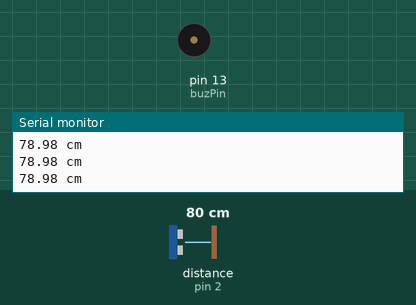
Simulated run of this sketch. Board: Arduino Uno, built with avr-gcc and run on an emulated ATmega328P. On the bench: buzzer (waves = sounding), the last lines printed to the serial monitor. Wiring (inferred from the names in the program): ultrasonic range finder: trigger pin 3; echo pin 2. The test bench sets the inputs (shaded band); at power-on: distance to the obstacle (sensor on pin 2) 80 cm. The echo pulse lasts 58.3 µs per cm.

Above: at 1.2 s.
1.3 s: distance to the obstacle (sensor on pin 2) set to 33 cm
2.8 s: distance to the obstacle (sensor on pin 2) set to 28 cm
At 3.4 s:
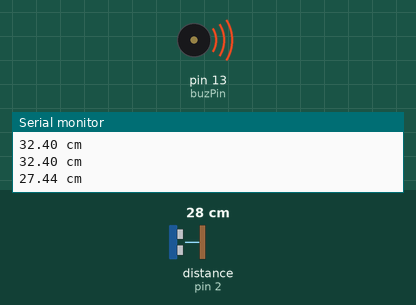
5.8 s: distance to the obstacle (sensor on pin 2) set to 120 cm
At 6.4 s:
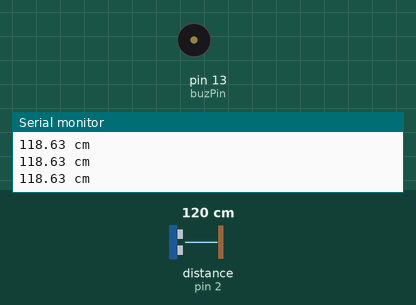
Timing chart, 0 to 8.8 s (numbered marks = the images above; inputs shaded):
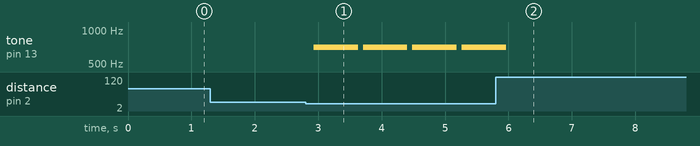

The sketch:

sketch_may31f.ino
```cpp
int trigPin = 3;
int echoPin = 2;
int buzPin = 13;
float duration;
float distance;

void setup() {
  Serial.begin(9600);
  pinMode(buzPin, OUTPUT);  // buzzer핀 (출력)
  pinMode(trigPin, OUTPUT); // 센서 Trigger 핀(출력)
  pinMode(echoPin, INPUT);  // 센서 Echo 핀(입력)
  digitalWrite(buzPin, HIGH);
}

void loop() {
   digitalWrite(trigPin, HIGH);  // 센서에 Trigger 신호 입력
   delayMicroseconds(10);        // 10^-6 s 정도 유지
   digitalWrite(trigPin, LOW);   // Trigger 신호 off

   duration = pulseIn(echoPin, HIGH); // Echo pin : HIGH -> LOW 간격을 측정
   distance = (duration / 2) * 340 / 10000;  // 거리(cm)로 변환

   Serial.print(distance);
   Serial.println(" cm");

   delay(75);

  if(distance >= 12 && distance < 20)
  {
    tone(buzPin, 700);
    delay(1000);
    noTone(buzPin);
  }

  else if(distance >= 15 && distance < 30)
  {
    tone(buzPin, 700);
    delay(700);
    noTone(buzPin);
  }
  else if(distance >= 9 && distance < 15)
  {
    tone(buzPin, 700);
    delay(400);
    noTone(buzPin);

  }
  else if(distance >= 6 && distance < 9)
  {
    tone(buzPin, 700);
    delay(150);
    noTone(buzPin);
  }
  else if(distance >= 4 && distance < 6)
  {
    tone(buzPin, 700);
    delay(50);
    noTone(buzPin);
  }
  else if(distance < 4)
  {
    tone(buzPin, 700);
  }
  else
  {
    noTone(buzPin);
  }

}
```

Measured:
- the behaviour switches between 31 and 30 cm on distance to the obstacle (sensor on pin 2) (found by bisection; images 0 and 1)
- after the input at 2.8 s, tone on pin 13 (buzPin): alternates 700 Hz for 0.70 s and silent for 0.08 s, starting after 0.13 s
- after the input at 5.8 s, tone on pin 13 (buzPin): goes on until 6.0 s, then stays silent
